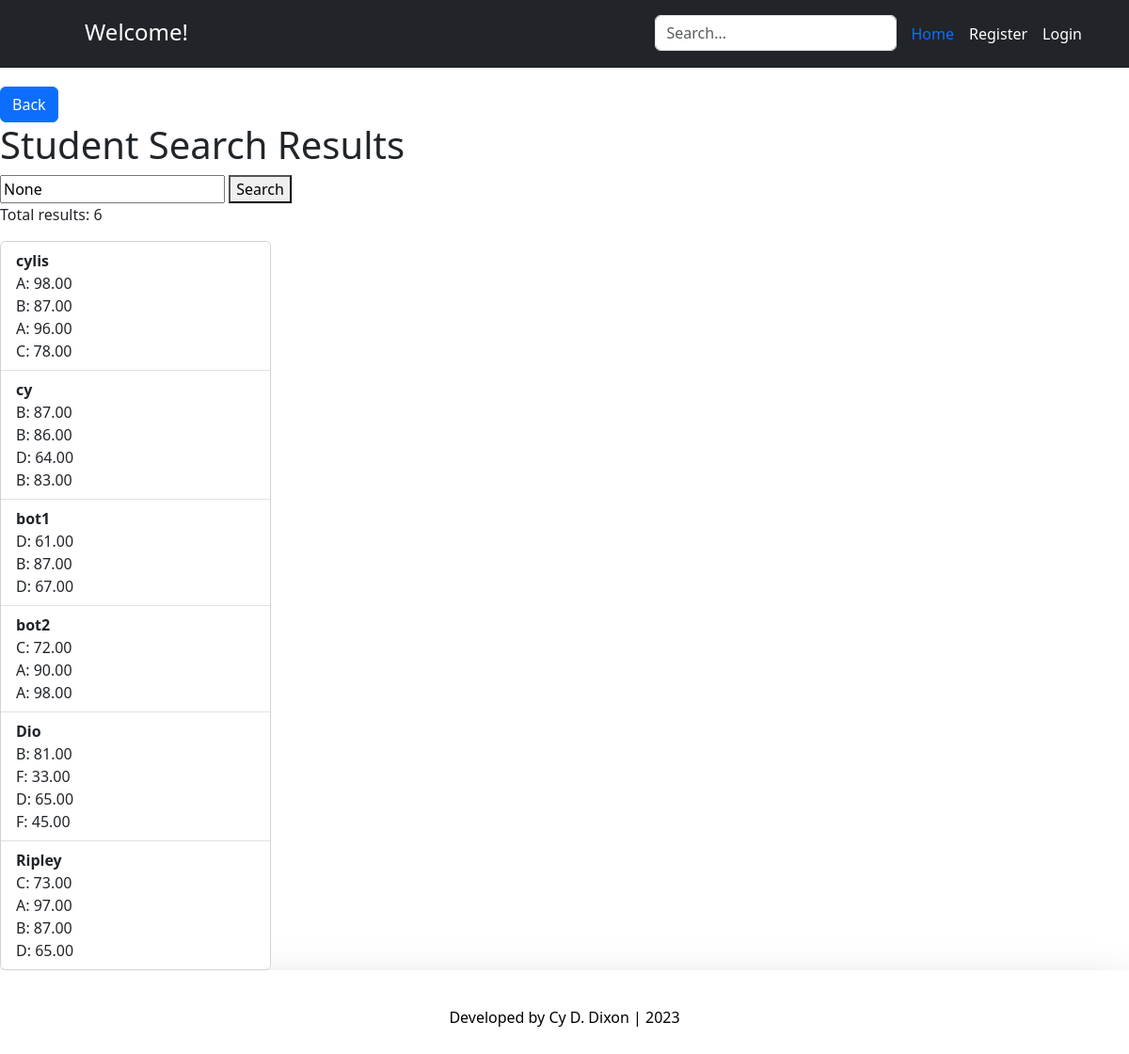
The page /search2/ on the database its author committed.
### account/models.py (models this page shows, shortened)
class Account(AbstractBaseUser):
	email 					= models.EmailField(verbose_name="email", max_length=60, unique=True)
	username 				= models.CharField(max_length=30, unique=True)
	date_joined				= models.DateTimeField(verbose_name='date joined', auto_now_add=True)
	last_login				= models.DateTimeField(verbose_name='last login', auto_now=True)
	is_admin				= models.BooleanField(default=False)
	is_active				= models.BooleanField(default=True)
	is_staff				= models.BooleanField(default=False)
	is_superuser			= models.BooleanField(default=False)
	USERNAME_FIELD = 'email'
	REQUIRED_FIELDS = ['username']
	objects = MyAccountManager()

class Grade(models.Model):
	student = models.ForeignKey(Account, on_delete=models.CASCADE)
	letter_grade = models.CharField(max_length=1, default="N")
	subject = models.CharField(max_length=50, default="null")
	percent = models.DecimalField(max_digits=5, decimal_places=2, default=00.00)

### account/views.py (the view)
# urls.py: path('search2/', search_results2, name='search_results2'),
def search_results2(request):
	query2 = request.GET.get('query2')
	grades=Grade.objects.all()
	if query2:
		results = Account.objects.filter(username__icontains=query2)
		combined_results = list(results)
		num_results = len(combined_results)
	else:
		combined_results = Account.objects.all()
		num_results = len(combined_results)
	return render(request, 'search_results2.html', {'grades': grades, 'results': combined_results, 'query2': query2, 'num_results': num_results })

### account/templates/search_results2.html
{% extends 'base.html' %}
{% load static %}
{% block content %}
<link rel="stylesheet" href="{% static 'style.css' %}">
<a href="{% url 'scores' %}" class="btn btn-primary">Back</a>
<h1>Student Search Results</h1>
<form action="{% url 'search_results2' %}" method="GET">
    <input type="text" name="query2" placeholder="Search..." value="{{ query2 }}">
    <button type="submit2">Search</button>
</form>
<p>Total results: {{ num_results }}</p>
<div class="card" style="width: 18rem;">
    <ul class="list-group list-group-flush">
    {% for item in results %}
        <li class="list-group-item"><b>{{ item.username }}</b>
        <br>
        {% for grade in grades %}
            {% if grade.student == item %}
                {{grade.letter_grade}}: {{grade.percent}}<br>
            {% endif %}
        {% endfor %}
        </li>
    {% empty %}
        <li>No results found</li>
    {% endfor %}
    </ul>
</div>
{% endblock content %}

### static/style2.css (style rules this page uses)
body { background-image: url('stars.gif'); }

### static/style.css (style rules this page uses)
body { background-image: url('white_tex.jpeg'); }

### templates/snippets/base_css.html (style rules this page uses)
body { background-color: #F5F5F5; }

### rows shown on the page
Account: username "cylis"
Grade: letter_grade "A", percent "98.00"
Grade: letter_grade "B", percent "87.00"
Grade: letter_grade "A", percent "96.00"
Grade: letter_grade "C", percent "78.00"
Account: username "cy"
Grade: letter_grade "B", percent "87.00"
Grade: letter_grade "B", percent "86.00"
Grade: letter_grade "D", percent "64.00"
Grade: letter_grade "B", percent "83.00"
Account: username "bot1"
Grade: letter_grade "D", percent "61.00"
Grade: letter_grade "B", percent "87.00"
Grade: letter_grade "D", percent "67.00"
Account: username "bot2"
Grade: letter_grade "C", percent "72.00"
Grade: letter_grade "A", percent "90.00"
Grade: letter_grade "A", percent "98.00"
Account: username "Dio"
Grade: letter_grade "B", percent "81.00"
Grade: letter_grade "F", percent "33.00"
Grade: letter_grade "D", percent "65.00"
Grade: letter_grade "F", percent "45.00"
Account: username "Ripley"
Grade: letter_grade "C", percent "73.00"
Grade: letter_grade "A", percent "97.00"
Grade: letter_grade "B", percent "87.00"
Grade: letter_grade "D", percent "65.00"

### other values the page prints
{{ num_results }} "6"
